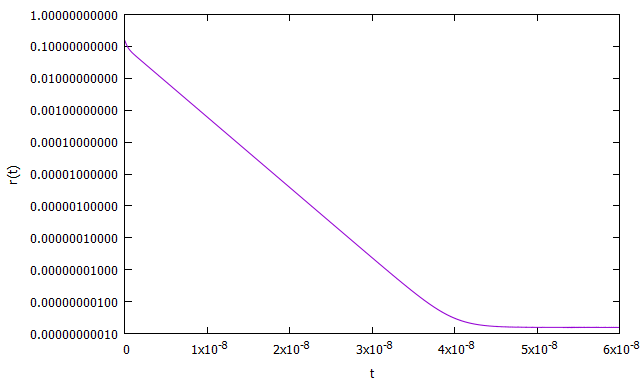

Reproduce this figure in gnuplot.
unset key
set term wxt 0
set logscale y
set ylabel "r(t)"
set xlabel "t"
plot "output_diff.txt" using 1:3 with lines
